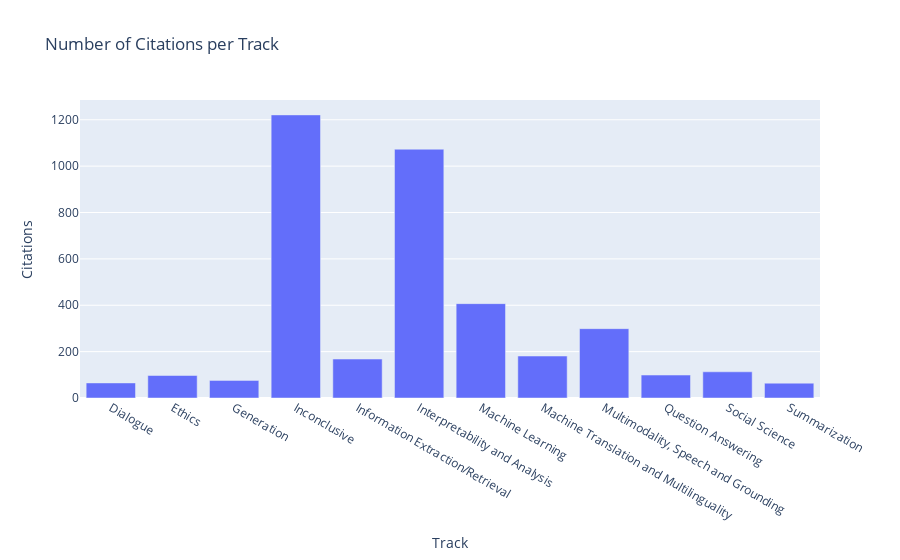

Notebook source saved alongside this figure:
### Code cell
import pandas as pd
import plotly.express as px

df = pd.DataFrame(tracks_and_years, columns=['Track', 'Year'])

df_counts = df.groupby(['Track']).size().reset_index(name='Citations')

fig = px.bar(df_counts, x='Track', y='Citations', title='Number of Citations per Track', height=700)
fig.show()

### Figure 1 — Plotly figure (JSON) as saved in the notebook; plotly's stock layout.template omitted (floating-point values rounded to 4 significant figures)
{"data": [{"alignmentgroup": "True", "hovertemplate": "Track=%{x}<br>Citations=%{y}<extra></extra>", "legendgroup": "", "marker": {"color": "#636efa", "pattern": {"shape": ""}}, "name": "", "offsetgroup": "", "orientation": "v", "showlegend": false, "textposition": "auto", "type": "bar", "x": ["Dialogue", "Ethics", "Generation", "Inconclusive", "Information Extraction/Retrieval", "Interpretability and Analysis", "Machine Learning", "Machine Translation and Multilinguality", "Multimodality, Speech and Grounding", "Question Answering", "Social Science", "Summarization"], "xaxis": "x", "y": [65, 97, 76, 1221, 168, 1073, 407, 181, 299, 99, 113, 64], "yaxis": "y"}], "layout": {"autosize": true, "barmode": "relative", "legend": {"tracegroupgap": 0}, "title": {"text": "Number of Citations per Track"}, "xaxis": {"anchor": "y", "autorange": true, "domain": [0, 1], "range": [-0.5, 11.5], "title": {"text": "Track"}, "type": "category"}, "yaxis": {"anchor": "x", "autorange": true, "domain": [0, 1], "range": [0, 1285.0], "title": {"text": "Citations"}, "type": "linear"}}}
